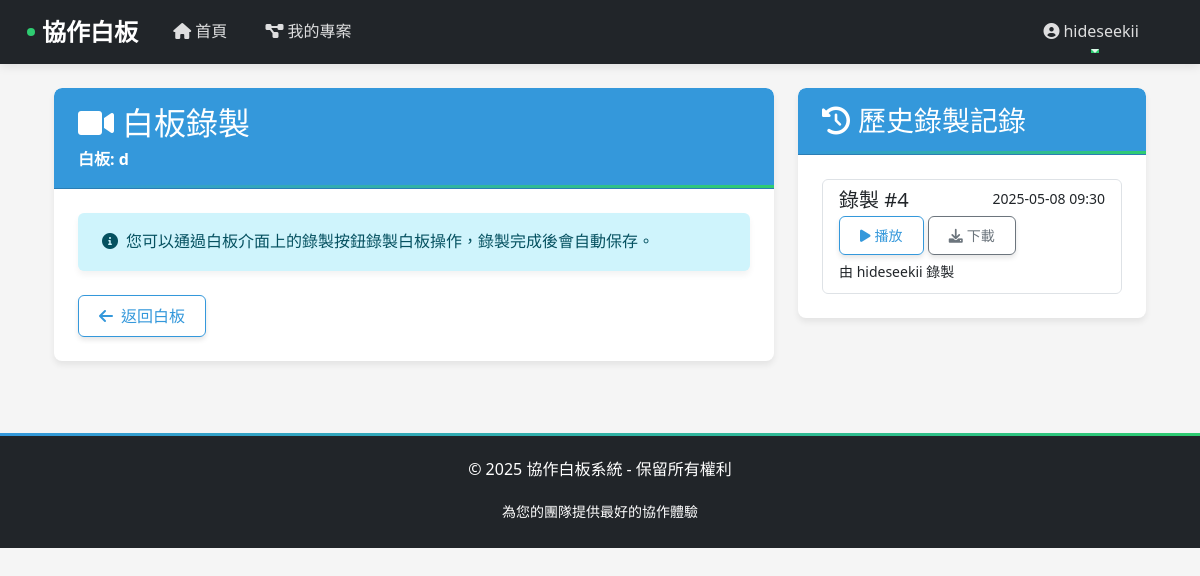
Page /boards/5/record/ (signed in) on the committed database.
### boards/models.py (models this page shows, shortened)
class Board(models.Model):
    title = models.CharField("白板標題", max_length=100)
    project = models.ForeignKey(
        'projects.Project', related_name='boards', on_delete=models.CASCADE
    )
    created_by = models.ForeignKey(
        User, related_name='created_boards', on_delete=models.SET_NULL, null=True
    )
    created_at = models.DateTimeField(auto_now_add=True)
    updated_at = models.DateTimeField(auto_now=True)

class BoardRecording(models.Model):
    board = models.ForeignKey(Board, related_name='recordings', on_delete=models.CASCADE)
    recorded_by = models.ForeignKey(User, on_delete=models.SET_NULL, null=True)
    recorded_at = models.DateTimeField(auto_now_add=True)
    file = models.FileField("錄製檔案", upload_to="board_recordings/")
    class Meta:
        ordering = ["-recorded_at"]

### boards/views.py (the view, shortened to what this page needs)
# urls.py: path('<int:pk>/record/', views.board_record, name='record'),
@login_required
def board_record(request, pk):
    board = get_object_or_404(Board, pk=pk)
    project = board.project
    if project.owner != request.user and not project.collaborators.filter(id=request.user.id).exists():
        return HttpResponseForbidden("您沒有權限訪問此白板")
    recordings = board.recordings.all()
    return render(request, 'boards/board_record.html', {
        'board': board,
        'project': project,
        'recordings': recordings
    })

### templates/boards/board_record.html (shortened to what this page needs)
{% extends 'base.html' %}
{% load static %}
{% block content %}
<div class="container">
    <div class="row">
        <div class="col-md-8">
            <div class="card">
                <div class="card-header bg-primary text-white">
                    <h2 class="card-title"><i class="fas fa-video me-2"></i>白板錄製</h2>
                    <p class="card-subtitle mb-0">白板: {{ board.title }}</p>
                </div>
                <div class="card-body">
                    <div class="alert alert-info">
                        <i class="fas fa-info-circle me-2"></i>您可以通過白板介面上的錄製按鈕錄製白板操作，錄製完成後會自動保存。
                    </div>
                    <div class="mt-4">
                        <a href="{% url 'boards:detail' board.pk %}" class="btn btn-outline-primary">
                            <i class="fas fa-arrow-left me-2"></i>返回白板
                        </a>
                    </div>
                </div>
            </div>
        </div>
        <div class="col-md-4">
            <div class="card">
                <div class="card-header bg-primary text-white">
                    <h3 class="card-title mb-0"><i class="fas fa-history me-2"></i>歷史錄製記錄</h3>
                </div>
                <div class="card-body">
                    {% if recordings %}
                        <div class="list-group">
                            {% for recording in recordings %}
                                <div class="list-group-item">
                                    <div class="d-flex w-100 justify-content-between">
                                        <h5 class="mb-1">錄製 #{{ recording.id }}</h5>
                                        <small>{{ recording.recorded_at|date:"Y-m-d H:i" }}</small>
                                    </div>
                                    <p class="mb-1">
                                        <a href="{{ recording.file.url }}" class="btn btn-sm btn-outline-primary" target="_blank">
                                            <i class="fas fa-play me-1"></i>播放
                                        </a>
                                        <a href="{{ recording.file.url }}" class="btn btn-sm btn-outline-secondary" download>
                                            <i class="fas fa-download me-1"></i>下載
                                        </a>
                                    </p>
                                    <small>由 {{ recording.recorded_by.username }} 錄製</small>
                                </div>
                            {% endfor %}
                        </div>
                    {% else %}
                        <p class="text-center text-muted py-3">尚無錄製記錄</p>
                    {% endif %}
                </div>
            </div>
        </div>
    </div>
</div>
{% endblock %}

### templates/base.html (shortened to what this page needs)
{% load static %}
<!DOCTYPE html>
<html lang="zh-Hant">
<head>
    <link href="https://cdn.jsdelivr.net/npm/bootstrap@5.3.0/dist/css/bootstrap.min.css" rel="stylesheet">
    <link rel="stylesheet" href="https://cdnjs.cloudflare.com/ajax/libs/font-awesome/6.0.0/css/all.min.css">
    <link rel="stylesheet" href="{% static 'css/whiteboard_custom.css' %}">
</head>
<body>
    <nav class="navbar navbar-expand-lg navbar-dark bg-dark">
        <div class="container">
            <a class="navbar-brand" href="{% url 'users:home' %}">協作白板</a>
            <div class="collapse navbar-collapse" id="navbarNav">
                <ul class="navbar-nav me-auto">
                    <li class="nav-item">
                        <a class="nav-link {% if request.path == '/' %}active{% endif %}" href="{% url 'users:home' %}">
                            <i class="fas fa-home me-1"></i>首頁
                        </a>
                    </li>
                    {% if user.is_authenticated %}
                    <li class="nav-item">
                        <a class="nav-link {% if '/projects/' in request.path %}active{% endif %}" href="{% url 'projects:list' %}">
                            <i class="fas fa-project-diagram me-1"></i>我的專案
                        </a>
                    </li>
                    {% endif %}
                </ul>
                <ul class="navbar-nav">
                    {% if user.is_authenticated %}
                        <li class="nav-item dropdown">
                            <a class="nav-link dropdown-toggle" href="#" id="userDropdown" role="button" data-bs-toggle="dropdown" aria-expanded="false">
                                <i class="fas fa-user-circle me-1"></i>{{ user.username }}
                            </a>
                        </li>
                    {% endif %}
                </ul>
            </div>
        </div>
    </nav>
    <main class="container mt-4 fade-in">
        {% block content %}{% endblock %}
    </main>
    <footer class="text-center py-4 mt-5 bg-dark text-white">
        <div class="container">
            <p>&copy; {% now "Y" %} 協作白板系統 - 保留所有權利</p>
            <p class="mb-0"><small>為您的團隊提供最好的協作體驗</small></p>
        </div>
    </footer>
</body>
</html>

### static/css/whiteboard_custom.css (style rules this page uses)
:root { --primary-color: #3498db; --primary-dark: #2980b9; --secondary-color: #2ecc71; --secondary-dark: #27ae60; --accent-color: #f39c12; --light-gray: #f8f9fa; --medium-gray: #e9ecef; --dark-gray: #343a40; --danger-color: #e74c3c; --text-color: #2c3e50; }
body { font-family: 'Noto Sans TC', 'Segoe UI', Tahoma, Geneva, Verdana, sans-serif; color: var(--text-color); background-color: #f5f5f5; line-height: 1.6; }
.navbar { box-shadow: 0 2px 10px rgba(0, 0, 0, 0.1); }
.navbar-brand { font-weight: 700; font-size: 1.5rem; color: white; position: relative; }
.navbar-brand:before { content: ''; position: absolute; width: 8px; height: 8px; background-color: var(--secondary-color); border-radius: 50%; left: -15px; top: 50%; transform: translateY(-50%); }
.navbar-dark .navbar-nav .nav-link { color: rgba(255, 255, 255, 0.85); font-weight: 500; transition: color 0.2s; padding: 0.5rem 1rem; margin: 0 0.2rem; position: relative; }
.navbar-dark .navbar-nav .nav-link:after { content: ''; position: absolute; width: 0; height: 2px; background-color: var(--secondary-color); bottom: 0; left: 50%; transform: translateX(-50%); transition: width 0.3s; }
.card { border: none; border-radius: 8px; box-shadow: 0 4px 6px rgba(0, 0, 0, 0.07); transition: transform 0.2s, box-shadow 0.2s; margin-bottom: 1.5rem; overflow: hidden; }
.card-header { border-radius: 8px 8px 0 0 !important; font-weight: 600; padding: 1rem 1.5rem; position: relative; }
.card-header:after { content: ''; position: absolute; bottom: 0; left: 0; width: 100%; height: 3px; background: linear-gradient(to right, var(--primary-color), var(--secondary-color)); }
.card-body { padding: 1.5rem; }
.bg-primary { background-color: var(--primary-color) !important; }
.btn { font-weight: 500; border-radius: 6px; padding: 0.5rem 1.25rem; transition: all 0.2s; box-shadow: 0 3px 5px rgba(0, 0, 0, 0.1); position: relative; overflow: hidden; }
.btn:before { content: ''; position: absolute; top: 0; left: -100%; width: 100%; height: 100%; background: linear-gradient( 90deg, rgba(255, 255, 255, 0) 0%, rgba(255, 255, 255, 0.2) 50%, rgba(255, 255, 255, 0) 100% ); transition: left 0.5s; }
.btn-outline-primary { color: var(--primary-color); border-color: var(--primary-color); }
.alert { border-radius: 6px; border: none; padding: 1rem 1.5rem; box-shadow: 0 4px 6px rgba(0, 0, 0, 0.05); position: relative; overflow: hidden; }
.alert:before { content: ''; position: absolute; left: 0; top: 0; height: 100%; width: 4px; }
footer { background-color: var(--dark-gray); color: #f8f9fa; padding: 2rem 0; margin-top: 3rem; position: relative; overflow: hidden; }
footer:before { content: ''; position: absolute; top: 0; left: 0; width: 100%; height: 3px; background: linear-gradient(to right, var(--primary-color), var(--secondary-color)); }
footer .container { position: relative; z-index: 1; }
.fade-in { animation: fadeIn 0.5s ease-out; }

### rows in the picture
Board: title "d"
BoardRecording: id "4", recorded_at "2025-05-08 09:30", recorded_by.username "hideseekii"

### other values in the picture
{{ user.username }} "hideseekii"
